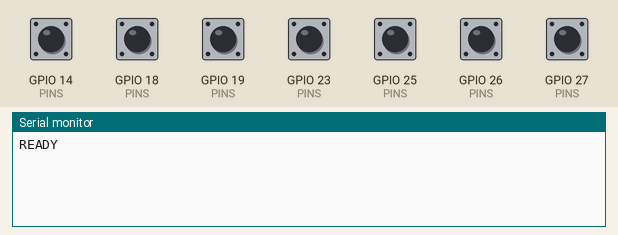
This program was run on a simulated ESP32. Parts: the last lines printed to the serial monitor. Inputs (shaded band) come from the test bench; at power-on: GPIO 14 (PINS), GPIO 18 (PINS), GPIO 19 (PINS), GPIO 23 (PINS), GPIO 25 (PINS), GPIO 26 (PINS), GPIO 27 (PINS) HIGH.

Above: at 0.8 s.
0.9 s: GPIO 14 (PINS) pulled LOW for 0.15 s
At 1.5 s:
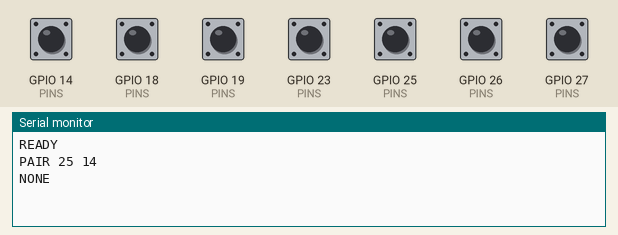
2.5 s: GPIO 18 (PINS) pulled LOW for 0.15 s
At 2.64 s:
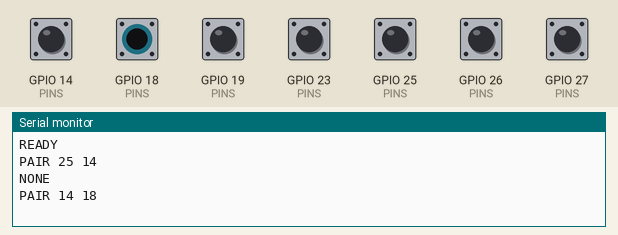
4.1 s: GPIO 19 (PINS) pulled LOW for 0.15 s
At 4.8 s:
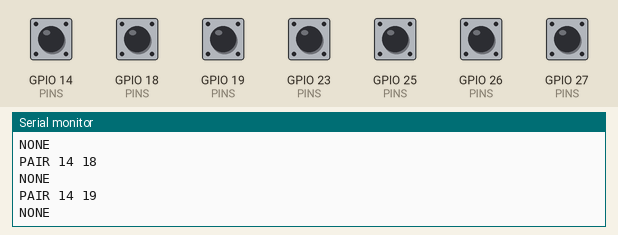
5.7 s: GPIO 23 (PINS) pulled LOW for 1 s
At 7.2 s:
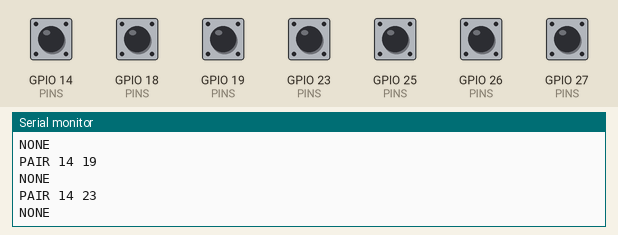
9.7 s: GPIO 25 (PINS) pulled LOW for 0.15 s
At 10.3 s:
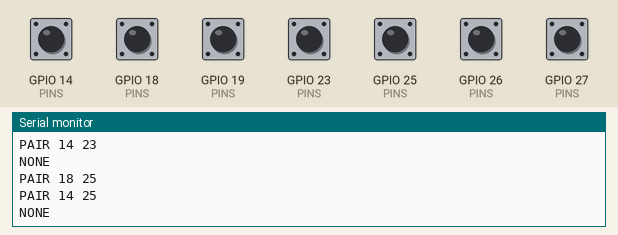
11.3 s: GPIO 26 (PINS) pulled LOW for 0.15 s
At 12.9 s:
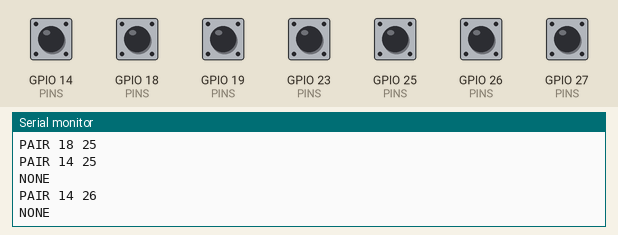
Timing chart, 0 to 13.9 s (numbered marks = the images above; inputs shaded):
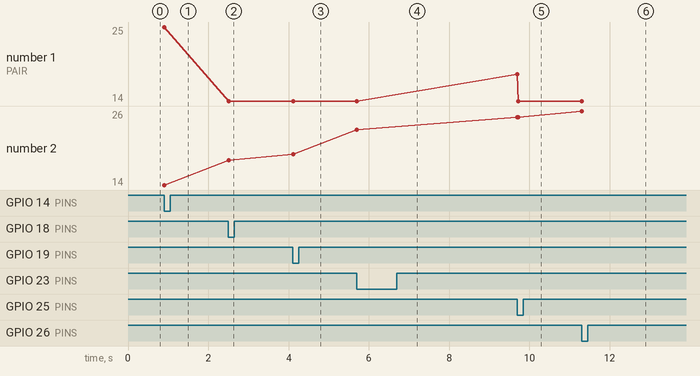

The program:

main.cpp
```cpp
/**
 * @file keypad_discover_main.cpp
 * @brief Bench firmware that finds the keypad's row/column mapping.
 *
 * SparkFun changed the COM-14662 pinout between revisions, so which of the
 * seven header pins are rows and which are columns is not known from the
 * datasheet. This firmware does not need to know: it treats all seven pins
 * alike, drives each one low in turn and reads the other six. A closed switch
 * is the only thing that can pull one pin down from another, so a held key
 * reveals exactly one conducting pair.
 *
 * Output is one line per state change, read by tools/keypad_discover.py:
 *
 *     READY
 *     PAIR <low_pin> <sensed_pin>
 *     NONE
 *
 * Not part of the shipped firmware. Build with: pio run (from tools/keypad-discover)
 */
#include "freertos/FreeRTOS.h"
#include "freertos/task.h"
#include <cstdio>
#include "driver/gpio.h"
#include "esp_rom_sys.h"

namespace
{
    // Every pin the keypad is wired to, header pin 1 to 7, left to right.
    constexpr int PINS[] = {14, 25, 26, 27, 18, 19, 23};
    constexpr size_t PIN_COUNT = sizeof(PINS) / sizeof(PINS[0]);

    // All pins idle as pulled-up inputs so nothing is driven until we probe.
    void idle_all()
    {
        for (size_t i = 0; i < PIN_COUNT; ++i)
        {
            gpio_config_t cfg = {};
            cfg.pin_bit_mask = (1ULL << PINS[i]);
            cfg.mode = GPIO_MODE_INPUT;
            cfg.pull_up_en = GPIO_PULLUP_ENABLE;
            cfg.pull_down_en = GPIO_PULLDOWN_DISABLE;
            cfg.intr_type = GPIO_INTR_DISABLE;
            gpio_config(&cfg);
        }
    }

    // Drive one pin low, sample the rest, restore. Returns the index of the
    // single pin pulled low with it, or -1 for none/ambiguous.
    int sense_from(size_t driver)
    {
        const gpio_num_t drv = static_cast<gpio_num_t>(PINS[driver]);
        gpio_set_direction(drv, GPIO_MODE_OUTPUT);
        gpio_set_level(drv, 0);

        esp_rom_delay_us(50);

        int found = -1;
        int count = 0;
        for (size_t i = 0; i < PIN_COUNT; ++i)
        {
            if (i == driver)
                continue;
            if (gpio_get_level(static_cast<gpio_num_t>(PINS[i])) == 0)
            {
                found = static_cast<int>(i);
                ++count;
            }
        }

        gpio_set_direction(drv, GPIO_MODE_INPUT);

        gpio_set_pull_mode(drv, GPIO_PULLUP_ONLY);
        return (count == 1) ? found : -1;
    }
}

extern "C" void app_main()
{
    idle_all();
    // The tool waits for this line before prompting, so a half-booted board
    printf("READY\n");
    fflush(stdout);

    int last_a = -1;
    int last_b = -1;

    while (true)
    {
        int a = -1;
        int b = -1;
        for (size_t d = 0; d < PIN_COUNT; ++d)
        {
            const int s = sense_from(d);
            if (s >= 0)
            {
                a = static_cast<int>(d);
                b = s;
                break;
            }
        }

        if (a != last_a || b != last_b)
        {
            if (a >= 0)
                printf("PAIR %d %d\n", PINS[a], PINS[b]);
            else
                printf("NONE\n");
            fflush(stdout);
            last_a = a;
            last_b = b;
        }

        vTaskDelay(pdMS_TO_TICKS(20));
    }
}
```

Measured:
- after the input at 0.9 s, the serial monitor: prints a new line at once (image 1)
- after the input at 2.5 s, the serial monitor: prints a new line at once (image 2)
- after the input at 4.1 s, the serial monitor: prints a new line at once (image 3)
- after the input at 5.7 s, the serial monitor: prints a new line at once (image 4)
- after the input at 9.7 s, the serial monitor: prints a new line at once (image 5)
- after the input at 11.3 s, the serial monitor: prints a new line at once (image 6)
- plotted number 2: 14 → 18 after the input at 2.5 s, 18 → 19 after the input at 4.1 s, 19 → 23 after the input at 5.7 s, 23 → 25 after the input at 9.7 s, 25 → 26 after the input at 11.3 s
